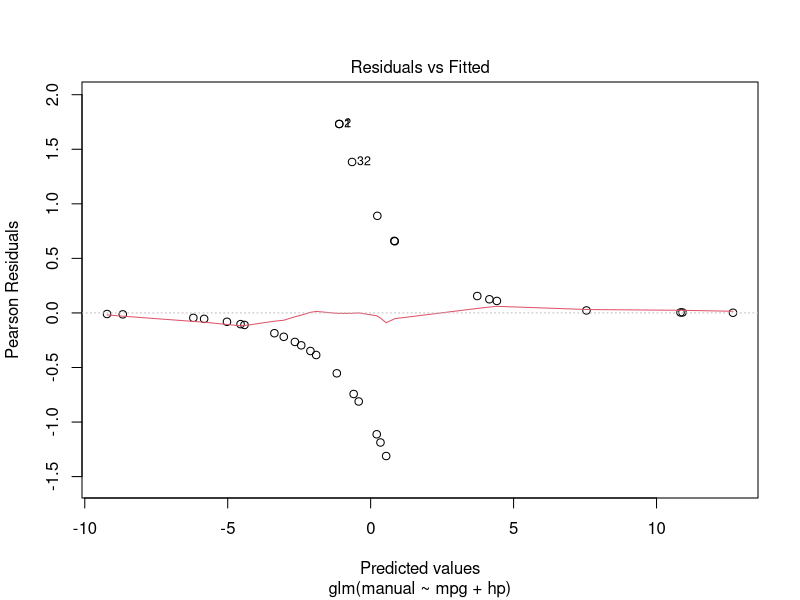
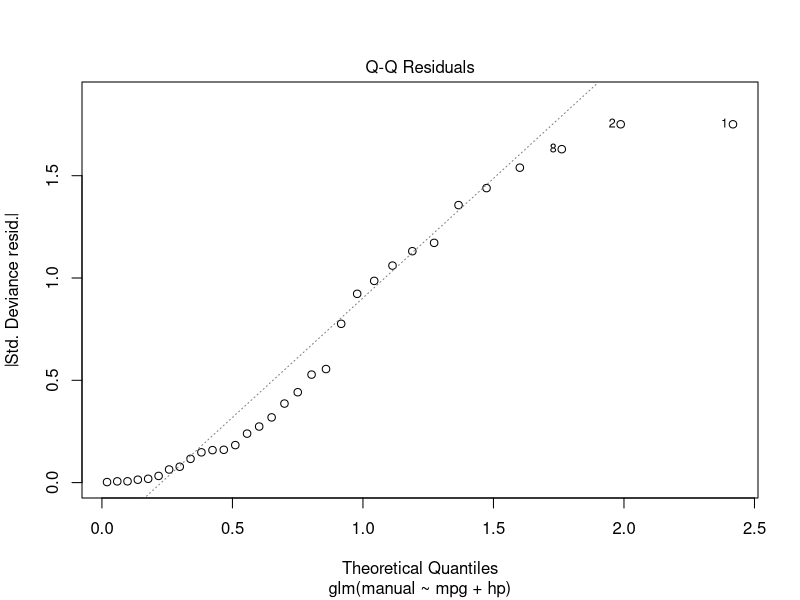
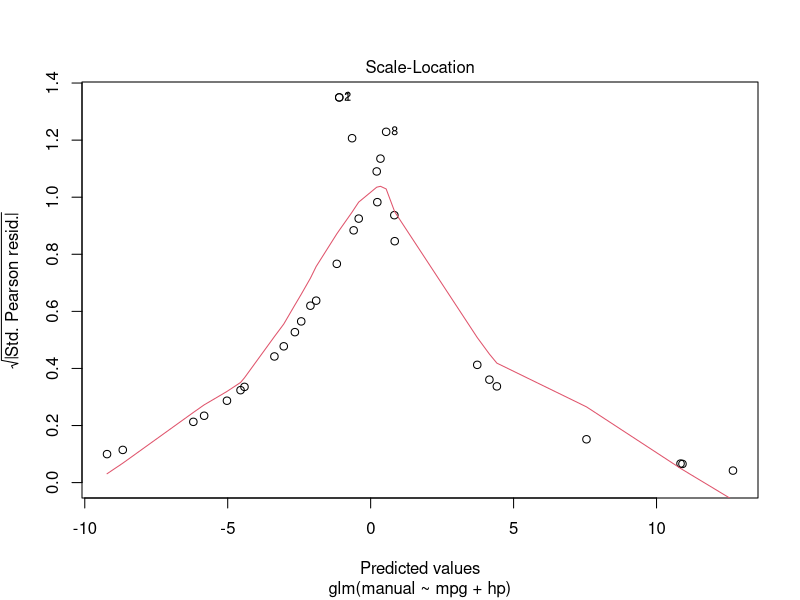
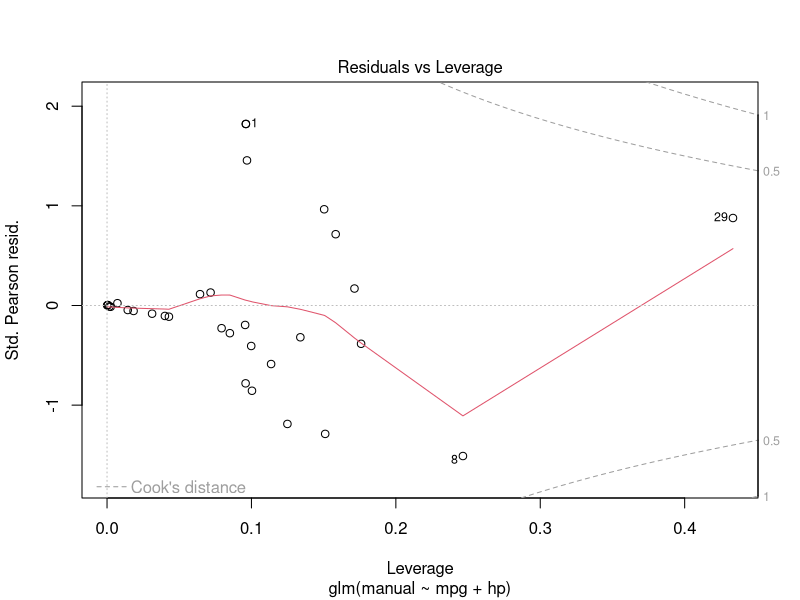
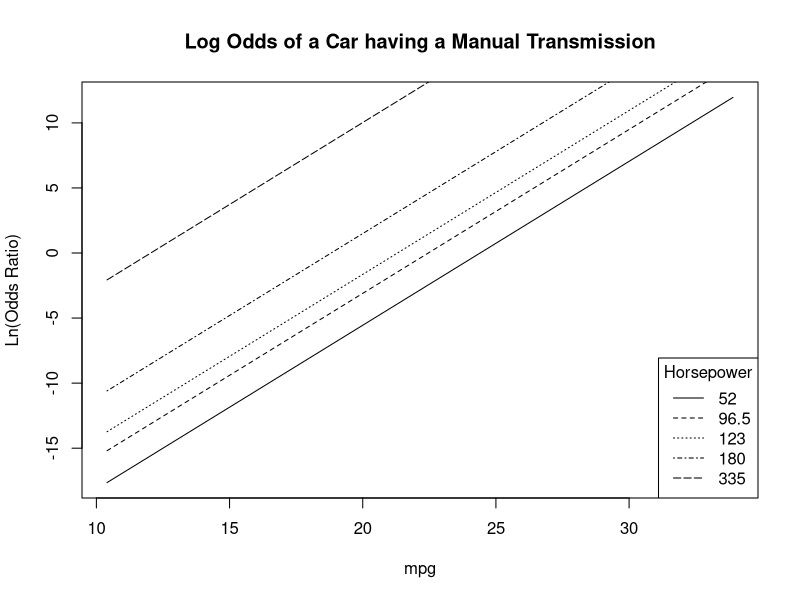
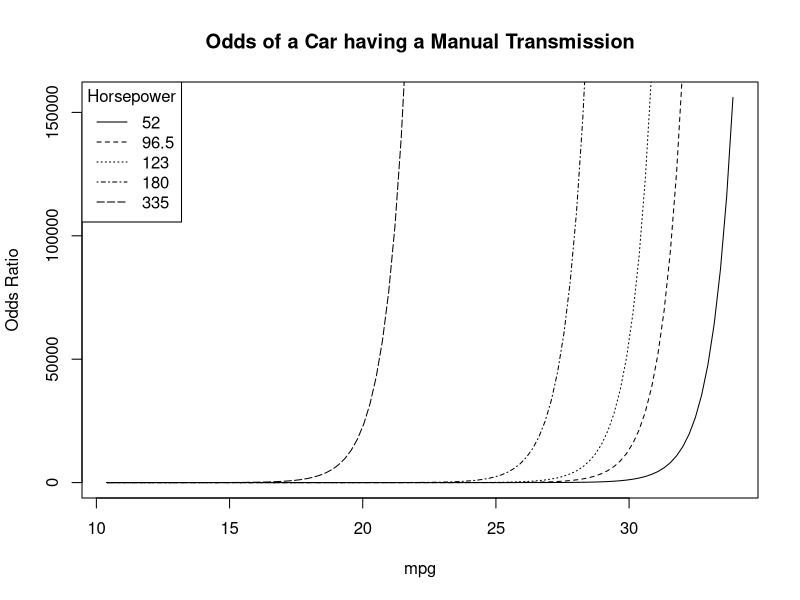
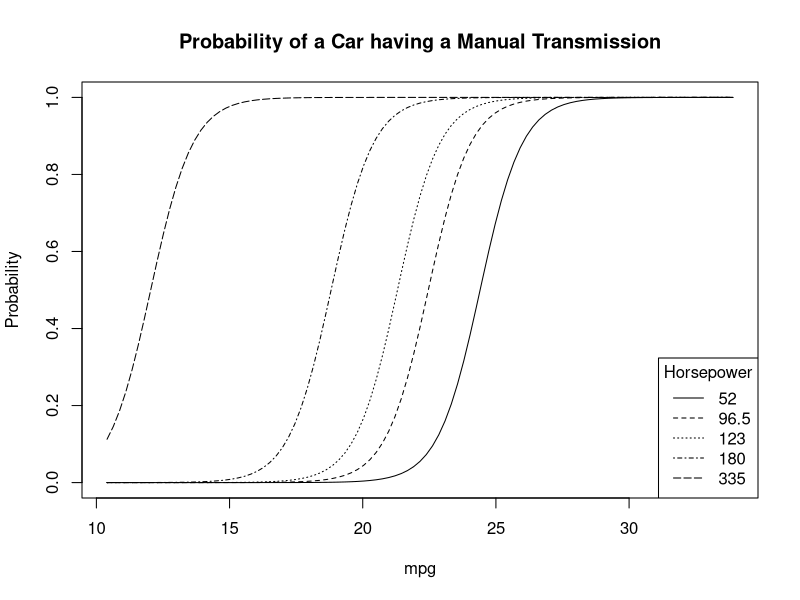
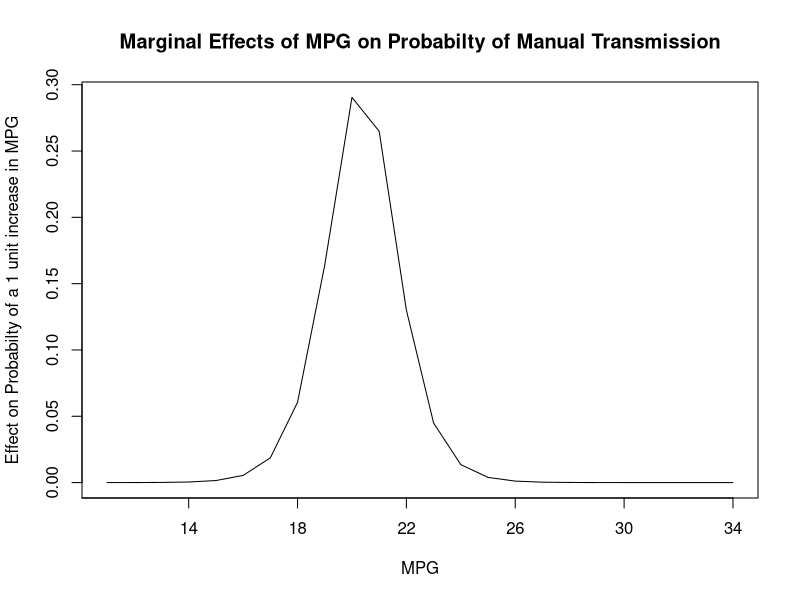

Reproduce these figures in R, in order.
#####################
#The basics of logit regression in r, focusing on plotting
#213
#nofilter
#####################

###First, let's extract some variables from the mtcars dataset
#This binary dependent variable measures whether a car has manual drive,
#or whether it's for people who don't know how to really drive.
manual <- mtcars$am

#Multi-player game.
#Measures how many games can be played by the car's passengers between gas refills
mpg <- mtcars$mpg

#horsepower (measured in metric, using 10-legged horses)
hp <- mtcars$hp

#Now for the basic command for logit regression.
#Notice the simularities and differences between it and the "lm" command
cars <- glm(manual~mpg+hp,family=binomial(link=logit))

#The resulting object contains many of the same components as a lm object
cars$coefficients
#Notice that the fitted values are converted to probabilities.
cars$fitted.values

#The summary command returns a similar object to the lm summary
#(but with small differences)
summary(cars)

#Interpretaion
# Logged odds: Every one unit increase in x there is a ____ increae in the logged odd of y


#From this summary object,
#we can extract even more information than from the basic glm object.
#Like the standard errors, for instance
summary(cars)$coefficients[,2]

###Now let's start making some basic plots

#First, look at how cool the basic plots for the object are!
plot(cars)

#****************************************Plot the Results
##Log Odds Curves
#First, Start with a curve for when HP is at its minimum
curve(cars$coefficients[1]+ #alpha
      cars$coefficients[2]*x+ #b1
      cars$coefficients[3]*min(hp), #when horse power at its min
  from = min(mpg),
  to=max(mpg),
  xlab="mpg",
  ylab="Ln(Odds Ratio)",
  main="Log Odds of a Car having a Manual Transmission"
)
curve(
  cars$coefficients[1]+
      cars$coefficients[2]*x+
      cars$coefficients[3]*as.numeric(quantile(hp)[2]), #Hp at its 1 quartile
  add=T,
  lty=2
)
#Next add a curve for when HP is at its median
curve(cars$coefficients[1]+
      cars$coefficients[2]*x+
      cars$coefficients[3]*as.numeric(quantile(hp)[3]), #HP is at is median
  add=T,
  lty=3
)
#Then add a curve for when hp is at its 75 percentile
curve(
  cars$coefficients[1]+
      cars$coefficients[2]*x+
      cars$coefficients[3]*as.numeric(quantile(hp)[4]), #when horse power is at its .75 quartile
  add=T,
  lty=4
)
#Finally, add a curve for when Hp is at its maximum
curve(
  cars$coefficients[1]+
      cars$coefficients[2]*x+
      cars$coefficients[3]*max(hp), #When horse power is at its max
  add=T,
  lty=5
)
#Now we need a nice legend to tie it together
legend(
  "bottomright",
  legend=c(min(hp),as.numeric(quantile(hp)[2]),as.numeric(quantile(hp)[3]),as.numeric(quantile(hp)[4]),max(hp)),
  lty=c(1,2,3,4,5),
  title="Horsepower"
)

##*******************************************Odds Curves
#First, Start with a curve for when HP is at its minimum
curve(
  exp( #The same code but the logged odds are expenicated, uses e
    cars$coefficients[1]+ #intercept
      cars$coefficients[2]*x+ #Applied to our x (b1)
      cars$coefficients[3]*min(hp) #b2 times hp (x2)
  ),
  from = min(mpg),
  to=max(mpg),
  xlab="mpg",
  ylab="Odds Ratio",
  main="Odds of a Car having a Manual Transmission"
)
curve(
  exp(
    cars$coefficients[1]+
      cars$coefficients[2]*x+
      cars$coefficients[3]*as.numeric(quantile(hp)[2])
  ),
  add=T,
  lty=2
)
#Next add a curve for when HP is at its median
curve(
  exp(
  cars$coefficients[1]+
    cars$coefficients[2]*x+
    cars$coefficients[3]*as.numeric(quantile(hp)[3])
),
add=T,
lty=3
)
#Then add a curve for when hp is at its 75 percentile
curve(
  exp(
  cars$coefficients[1]+
    cars$coefficients[2]*x+
    cars$coefficients[3]*as.numeric(quantile(hp)[4])
),
add=T,
lty=4
)
#Finally, add a curve for when Hp is at its maximum
curve(
  exp(
  cars$coefficients[1]+
    cars$coefficients[2]*x+
    cars$coefficients[3]*max(hp)
),
add=T,
lty=5
)
#Now we need a nice legend to tie it together
legend(
  "topleft",
  legend=c(min(hp),as.numeric(quantile(hp)[2]),as.numeric(quantile(hp)[3]),as.numeric(quantile(hp)[4]),max(hp)),
  lty=c(1,2,3,4,5),
  title="Horsepower"
)

#####Probability Curves
#an increase in hp increase the

#First, Start with a curve for when HP is at its minimum
curve(
  exp(
    cars$coefficients[1]+
      cars$coefficients[2]*x+
      cars$coefficients[3]*min(hp)
  )/(
    1+
      exp(
        cars$coefficients[1]+
          cars$coefficients[2]*x+
          cars$coefficients[3]*min(hp)
      )
  ),
  from = min(mpg),
  to=max(mpg),
  xlab="mpg",
  ylab="Probability",
  main="Probability of a Car having a Manual Transmission"
)
curve(
  exp(
    cars$coefficients[1]+
      cars$coefficients[2]*x+
      cars$coefficients[3]*as.numeric(quantile(hp)[2])
  )/(
    1+
      exp(
        cars$coefficients[1]+
          cars$coefficients[2]*x+
          cars$coefficients[3]*as.numeric(quantile(hp)[2])
      )
  ),
  add=T,
  lty=2
)
#Next add a curve for when HP is at its median
curve(
  exp(
  cars$coefficients[1]+
    cars$coefficients[2]*x+
    cars$coefficients[3]*as.numeric(quantile(hp)[3])
)/
  (1+exp(
    cars$coefficients[1]+
      cars$coefficients[2]*x+
      cars$coefficients[3]*as.numeric(quantile(hp)[3])
  )),
add=T,
lty=3
)
#Then add a curve for when hp is at its 75 percentile
curve(
  exp(
  cars$coefficients[1]+
    cars$coefficients[2]*x+
    cars$coefficients[3]*as.numeric(quantile(hp)[4])
)/
  (1+exp(
    cars$coefficients[1]+
      cars$coefficients[2]*x+
      cars$coefficients[3]*as.numeric(quantile(hp)[4])
  )),
add=T,
lty=4
)
#Finally, add a curve for when Hp is at its maximum
curve(
  exp(
  cars$coefficients[1]+
    cars$coefficients[2]*x+
    cars$coefficients[3]*max(hp)
)/
  (1+exp(
    cars$coefficients[1]+
      cars$coefficients[2]*x+
      cars$coefficients[3]*max(hp)
  )
  ),
add=T,
lty=5
)
#Now we need a nice legend to tie it together
legend(
  "bottomright",
  legend=c(min(hp),as.numeric(quantile(hp)[2]),as.numeric(quantile(hp)[3]),as.numeric(quantile(hp)[4]),max(hp)),
  lty=c(1,2,3,4,5),
  title="Horsepower"
       )

#Great, now let's move into finding marginal effects
#Marginal effects are the effects of changing one variable while holding the others constant
#For linear models, this is usually pretty easy,
#because it's usually just the coefficient of the variable.
#In a log odds model, however, the marginal effects are much more complex because they are
#neither constant nor independent of the other variables.

#margional effects compaires the previous opint to the point adhead of it. It takes the differnce to that we kno what the chnage in the curve (the porpabaility is)


marginal_effects <- rep(NA,length(min(mpg):max(mpg)))
for(i in 1:length(min(mpg):max(mpg))){
marginal_effects[i] <- exp(
  cars$coefficients[1]+
    cars$coefficients[2]*((min(mpg):max(mpg))[i]+1)+
    cars$coefficients[3]*mean(hp)
)/
  (1+
     exp(
    cars$coefficients[1]+
      cars$coefficients[2]*((min(mpg):max(mpg))[i]+1)+
      cars$coefficients[3]*mean(hp)
  )
  )-
  exp(
    cars$coefficients[1]+
      cars$coefficients[2]*(min(mpg):max(mpg))[i]+
      cars$coefficients[3]*mean(hp)
  )/
  (1+
     exp(
       cars$coefficients[1]+
         cars$coefficients[2]*(min(mpg):max(mpg))[i]+
         cars$coefficients[3]*mean(hp)
     )
  )
};marginal_effects

plot(
  marginal_effects,
  main="Marginal Effects of MPG on Probabilty of Manual Transmission",
  xlab="MPG",
  ylab = "Effect on Probabilty of a 1 unit increase in MPG",
  type="l",
  axes = F
  )
axis(
  1,
  at= (0:6)*4,
  labels=round(((max(mpg)-min(mpg))/6)*0:6+min(mpg))
    )
axis(2)
box()
